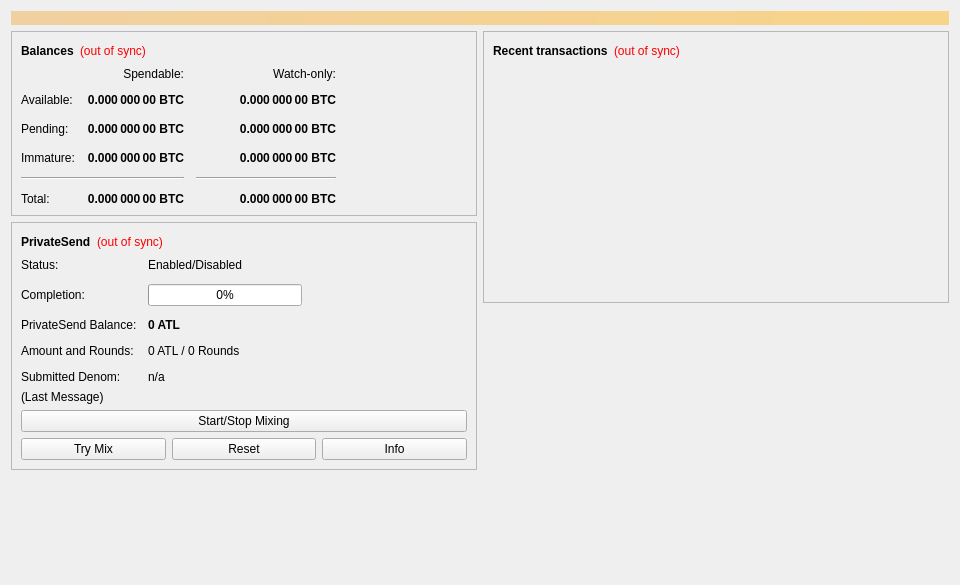
<?xml version="1.0" encoding="UTF-8"?>
<ui version="4.0">
 <class>OverviewPage</class>
 <widget class="QWidget" name="OverviewPage">
  <property name="geometry">
   <rect>
    <x>0</x>
    <y>0</y>
    <width>960</width>
    <height>585</height>
   </rect>
  </property>
  <property name="minimumSize">
   <size>
    <width>960</width>
    <height>0</height>
   </size>
  </property>
  <property name="windowTitle">
   <string>Form</string>
  </property>
  <layout class="QVBoxLayout" name="topLayout">
   <item>
    <widget class="QLabel" name="labelAlerts">
     <property name="visible">
      <bool>false</bool>
     </property>
     <property name="styleSheet">
      <string notr="true">background-color: qlineargradient(x1: 0, y1: 0, x2: 1, y2: 0, stop:0 #F0D0A0, stop:1 #F8D488); color:#000000;</string>
     </property>
     <property name="wordWrap">
      <bool>true</bool>
     </property>
     <property name="margin">
      <number>3</number>
     </property>
    </widget>
   </item>
   <item>
    <layout class="QHBoxLayout" name="horizontalLayout" stretch="1,1">
     <item>
      <layout class="QVBoxLayout" name="verticalLayout_2">
       <item>
        <widget class="QFrame" name="frame">
         <property name="frameShape">
          <enum>QFrame::StyledPanel</enum>
         </property>
         <property name="frameShadow">
          <enum>QFrame::Raised</enum>
         </property>
         <layout class="QVBoxLayout" name="verticalLayout_4">
          <item>
           <layout class="QHBoxLayout" name="horizontalLayout_4">
            <item>
             <widget class="QLabel" name="label_5">
              <property name="font">
               <font>
                <weight>75</weight>
                <bold>true</bold>
               </font>
              </property>
              <property name="text">
               <string>Balances</string>
              </property>
             </widget>
            </item>
            <item>
             <widget class="QLabel" name="labelWalletStatus">
              <property name="toolTip">
               <string>The displayed information may be out of date. Your wallet automatically synchronizes with the Atl network after a connection is established, but this process has not completed yet.</string>
              </property>
              <property name="styleSheet">
               <string notr="true">QLabel { color: red; }</string>
              </property>
              <property name="text">
               <string notr="true">(out of sync)</string>
              </property>
              <property name="alignment">
               <set>Qt::AlignLeading|Qt::AlignLeft|Qt::AlignVCenter</set>
              </property>
             </widget>
            </item>
            <item>
             <spacer name="horizontalSpacer_3">
              <property name="orientation">
               <enum>Qt::Horizontal</enum>
              </property>
              <property name="sizeHint" stdset="0">
               <size>
                <width>40</width>
                <height>20</height>
               </size>
              </property>
             </spacer>
            </item>
           </layout>
          </item>
          <item>
           <layout class="QGridLayout" name="gridLayout">
            <property name="spacing">
             <number>12</number>
            </property>
            <item row="2" column="2">
             <widget class="QLabel" name="labelWatchPending">
              <property name="font">
               <font>
                <weight>75</weight>
                <bold>true</bold>
               </font>
              </property>
              <property name="cursor">
               <cursorShape>IBeamCursor</cursorShape>
              </property>
              <property name="toolTip">
               <string>Unconfirmed transactions to watch-only addresses</string>
              </property>
              <property name="text">
               <string notr="true">0.000 000 00 BTC</string>
              </property>
              <property name="alignment">
               <set>Qt::AlignRight|Qt::AlignTrailing|Qt::AlignVCenter</set>
              </property>
              <property name="textInteractionFlags">
               <set>Qt::LinksAccessibleByMouse|Qt::TextSelectableByKeyboard|Qt::TextSelectableByMouse</set>
              </property>
             </widget>
            </item>
            <item row="2" column="1">
             <widget class="QLabel" name="labelUnconfirmed">
              <property name="font">
               <font>
                <weight>75</weight>
                <bold>true</bold>
               </font>
              </property>
              <property name="cursor">
               <cursorShape>IBeamCursor</cursorShape>
              </property>
              <property name="toolTip">
               <string>Total of transactions that have yet to be confirmed, and do not yet count toward the spendable balance</string>
              </property>
              <property name="text">
               <string notr="true">0.000 000 00 BTC</string>
              </property>
              <property name="alignment">
               <set>Qt::AlignRight|Qt::AlignTrailing|Qt::AlignVCenter</set>
              </property>
              <property name="textInteractionFlags">
               <set>Qt::LinksAccessibleByMouse|Qt::TextSelectableByKeyboard|Qt::TextSelectableByMouse</set>
              </property>
             </widget>
            </item>
            <item row="3" column="2">
             <widget class="QLabel" name="labelWatchImmature">
              <property name="font">
               <font>
                <weight>75</weight>
                <bold>true</bold>
               </font>
              </property>
              <property name="cursor">
               <cursorShape>IBeamCursor</cursorShape>
              </property>
              <property name="toolTip">
               <string>Mined balance in watch-only addresses that has not yet matured</string>
              </property>
              <property name="text">
               <string notr="true">0.000 000 00 BTC</string>
              </property>
              <property name="alignment">
               <set>Qt::AlignRight|Qt::AlignTrailing|Qt::AlignVCenter</set>
              </property>
              <property name="textInteractionFlags">
               <set>Qt::LinksAccessibleByMouse|Qt::TextSelectableByKeyboard|Qt::TextSelectableByMouse</set>
              </property>
             </widget>
            </item>
            <item row="4" column="0" colspan="2">
             <widget class="Line" name="lineSpendableBalance">
              <property name="orientation">
               <enum>Qt::Horizontal</enum>
              </property>
             </widget>
            </item>
            <item row="4" column="2">
             <widget class="Line" name="lineWatchBalance">
              <property name="sizePolicy">
               <sizepolicy hsizetype="Preferred" vsizetype="Fixed">
                <horstretch>0</horstretch>
                <verstretch>0</verstretch>
               </sizepolicy>
              </property>
              <property name="minimumSize">
               <size>
                <width>140</width>
                <height>0</height>
               </size>
              </property>
              <property name="orientation">
               <enum>Qt::Horizontal</enum>
              </property>
             </widget>
            </item>
            <item row="5" column="0">
             <widget class="QLabel" name="labelTotalText">
              <property name="text">
               <string>Total:</string>
              </property>
             </widget>
            </item>
            <item row="3" column="1">
             <widget class="QLabel" name="labelImmature">
              <property name="font">
               <font>
                <weight>75</weight>
                <bold>true</bold>
               </font>
              </property>
              <property name="cursor">
               <cursorShape>IBeamCursor</cursorShape>
              </property>
              <property name="toolTip">
               <string>Mined balance that has not yet matured</string>
              </property>
              <property name="text">
               <string notr="true">0.000 000 00 BTC</string>
              </property>
              <property name="alignment">
               <set>Qt::AlignRight|Qt::AlignTrailing|Qt::AlignVCenter</set>
              </property>
              <property name="textInteractionFlags">
               <set>Qt::LinksAccessibleByMouse|Qt::TextSelectableByKeyboard|Qt::TextSelectableByMouse</set>
              </property>
             </widget>
            </item>
            <item row="2" column="3">
             <spacer name="horizontalSpacer_2">
              <property name="orientation">
               <enum>Qt::Horizontal</enum>
              </property>
              <property name="sizeHint" stdset="0">
               <size>
                <width>40</width>
                <height>20</height>
               </size>
              </property>
             </spacer>
            </item>
            <item row="3" column="0">
             <widget class="QLabel" name="labelImmatureText">
              <property name="text">
               <string>Immature:</string>
              </property>
             </widget>
            </item>
            <item row="5" column="1">
             <widget class="QLabel" name="labelTotal">
              <property name="font">
               <font>
                <weight>75</weight>
                <bold>true</bold>
               </font>
              </property>
              <property name="cursor">
               <cursorShape>IBeamCursor</cursorShape>
              </property>
              <property name="toolTip">
               <string>Your current total balance</string>
              </property>
              <property name="text">
               <string notr="true">0.000 000 00 BTC</string>
              </property>
              <property name="alignment">
               <set>Qt::AlignRight|Qt::AlignTrailing|Qt::AlignVCenter</set>
              </property>
              <property name="textInteractionFlags">
               <set>Qt::LinksAccessibleByMouse|Qt::TextSelectableByKeyboard|Qt::TextSelectableByMouse</set>
              </property>
             </widget>
            </item>
            <item row="5" column="2">
             <widget class="QLabel" name="labelWatchTotal">
              <property name="font">
               <font>
                <weight>75</weight>
                <bold>true</bold>
               </font>
              </property>
              <property name="cursor">
               <cursorShape>IBeamCursor</cursorShape>
              </property>
              <property name="toolTip">
               <string>Current total balance in watch-only addresses</string>
              </property>
              <property name="text">
               <string notr="true">0.000 000 00 BTC</string>
              </property>
              <property name="alignment">
               <set>Qt::AlignRight|Qt::AlignTrailing|Qt::AlignVCenter</set>
              </property>
              <property name="textInteractionFlags">
               <set>Qt::LinksAccessibleByMouse|Qt::TextSelectableByKeyboard|Qt::TextSelectableByMouse</set>
              </property>
             </widget>
            </item>
            <item row="0" column="2">
             <widget class="QLabel" name="labelWatchonly">
              <property name="text">
               <string>Watch-only:</string>
              </property>
              <property name="alignment">
               <set>Qt::AlignRight|Qt::AlignTrailing|Qt::AlignVCenter</set>
              </property>
             </widget>
            </item>
            <item row="1" column="0">
             <widget class="QLabel" name="labelBalanceText">
              <property name="text">
               <string>Available:</string>
              </property>
             </widget>
            </item>
            <item row="1" column="1">
             <widget class="QLabel" name="labelBalance">
              <property name="font">
               <font>
                <weight>75</weight>
                <bold>true</bold>
               </font>
              </property>
              <property name="cursor">
               <cursorShape>IBeamCursor</cursorShape>
              </property>
              <property name="toolTip">
               <string>Your current spendable balance</string>
              </property>
              <property name="text">
               <string notr="true">0.000 000 00 BTC</string>
              </property>
              <property name="alignment">
               <set>Qt::AlignRight|Qt::AlignTrailing|Qt::AlignVCenter</set>
              </property>
              <property name="textInteractionFlags">
               <set>Qt::LinksAccessibleByMouse|Qt::TextSelectableByKeyboard|Qt::TextSelectableByMouse</set>
              </property>
             </widget>
            </item>
            <item row="1" column="2">
             <widget class="QLabel" name="labelWatchAvailable">
              <property name="font">
               <font>
                <weight>75</weight>
                <bold>true</bold>
               </font>
              </property>
              <property name="cursor">
               <cursorShape>IBeamCursor</cursorShape>
              </property>
              <property name="toolTip">
               <string>Your current balance in watch-only addresses</string>
              </property>
              <property name="text">
               <string notr="true">0.000 000 00 BTC</string>
              </property>
              <property name="alignment">
               <set>Qt::AlignRight|Qt::AlignTrailing|Qt::AlignVCenter</set>
              </property>
              <property name="textInteractionFlags">
               <set>Qt::LinksAccessibleByMouse|Qt::TextSelectableByKeyboard|Qt::TextSelectableByMouse</set>
              </property>
             </widget>
            </item>
            <item row="2" column="0">
             <widget class="QLabel" name="labelPendingText">
              <property name="text">
               <string>Pending:</string>
              </property>
             </widget>
            </item>
            <item row="0" column="1">
             <widget class="QLabel" name="labelSpendable">
              <property name="text">
               <string>Spendable:</string>
              </property>
              <property name="alignment">
               <set>Qt::AlignRight|Qt::AlignTrailing|Qt::AlignVCenter</set>
              </property>
             </widget>
            </item>
           </layout>
          </item>
         </layout>
        </widget>
       </item>
       <item>
        <widget class="QFrame" name="framePrivateSend">
         <property name="layoutDirection">
          <enum>Qt::LeftToRight</enum>
         </property>
         <property name="frameShape">
          <enum>QFrame::StyledPanel</enum>
         </property>
         <property name="frameShadow">
          <enum>QFrame::Raised</enum>
         </property>
         <layout class="QVBoxLayout" name="VerticalLayout_PS1">
          <item>
           <layout class="QHBoxLayout" name="horizontalLayout_5">
            <item>
             <widget class="QLabel" name="labelPrivateSendHeader">
              <property name="font">
               <font>
                <weight>75</weight>
                <bold>true</bold>
               </font>
              </property>
              <property name="text">
               <string>PrivateSend</string>
              </property>
             </widget>
            </item>
            <item>
             <widget class="QLabel" name="labelPrivateSendSyncStatus">
              <property name="toolTip">
               <string>The displayed information may be out of date. Your wallet automatically synchronizes with the Atl network after a connection is established, but this process has not completed yet.</string>
              </property>
              <property name="styleSheet">
               <string notr="true">QLabel { color: red; }</string>
              </property>
              <property name="text">
               <string notr="true">(out of sync)</string>
              </property>
              <property name="alignment">
               <set>Qt::AlignLeading|Qt::AlignLeft|Qt::AlignVCenter</set>
              </property>
             </widget>
            </item>
            <item>
             <spacer name="horizontalSpacer_4">
              <property name="orientation">
               <enum>Qt::Horizontal</enum>
              </property>
              <property name="sizeHint" stdset="0">
               <size>
                <width>40</width>
                <height>20</height>
               </size>
              </property>
             </spacer>
            </item>
           </layout>
          </item>
          <item>
           <layout class="QFormLayout" name="privateSendFormLayout">
            <property name="fieldGrowthPolicy">
             <enum>QFormLayout::AllNonFixedFieldsGrow</enum>
            </property>
            <property name="horizontalSpacing">
             <number>11</number>
            </property>
            <property name="verticalSpacing">
             <number>12</number>
            </property>
            <item row="0" column="0">
             <widget class="QLabel" name="labelPrivateSendEnabledText">
              <property name="text">
               <string>Status:</string>
              </property>
             </widget>
            </item>
            <item row="0" column="1">
             <widget class="QLabel" name="labelPrivateSendEnabled">
              <property name="text">
               <string>Enabled/Disabled</string>
              </property>
             </widget>
            </item>
            <item row="1" column="0">
             <widget class="QLabel" name="labelCompletitionText">
              <property name="text">
               <string>Completion:</string>
              </property>
             </widget>
            </item>
            <item row="1" column="1">
             <widget class="QProgressBar" name="privateSendProgress">
              <property name="maximumSize">
               <size>
                <width>154</width>
                <height>16777215</height>
               </size>
              </property>
              <property name="value">
               <number>0</number>
              </property>
             </widget>
            </item>
            <item row="2" column="0">
             <widget class="QLabel" name="labelAnonymizedText">
              <property name="text">
               <string>PrivateSend Balance:</string>
              </property>
             </widget>
            </item>
            <item row="2" column="1">
             <widget class="QLabel" name="labelAnonymized">
              <property name="font">
               <font>
                <weight>75</weight>
                <bold>true</bold>
               </font>
              </property>
              <property name="text">
               <string notr="true">0 ATL</string>
              </property>
             </widget>
            </item>
            <item row="3" column="0">
             <widget class="QLabel" name="labelAmountAndRoundsText">
              <property name="text">
               <string>Amount and Rounds:</string>
              </property>
             </widget>
            </item>
            <item row="3" column="1">
             <widget class="QLabel" name="labelAmountRounds">
              <property name="text">
               <string>0 ATL / 0 Rounds</string>
              </property>
             </widget>
            </item>
            <item row="4" column="0">
             <widget class="QLabel" name="labelSubmittedDenomText">
              <property name="text">
               <string>Submitted Denom:</string>
              </property>
             </widget>
            </item>
            <item row="4" column="1">
             <widget class="QLabel" name="labelSubmittedDenom">
              <property name="toolTip">
               <string>The denominations you submitted to the Masternode.&lt;br&gt;To mix, other users must submit the exact same denominations.</string>
              </property>
              <property name="text">
               <string>n/a</string>
              </property>
             </widget>
            </item>
           </layout>
          </item>
          <item>
           <layout class="QVBoxLayout" name="VerticalLayout_PS">
            <item>
             <widget class="QLabel" name="labelPrivateSendLastMessage">
              <property name="text">
               <string>(Last Message)</string>
              </property>
              <property name="alignment">
               <set>Qt::AlignLeading|Qt::AlignLeft|Qt::AlignTop</set>
              </property>
              <property name="wordWrap">
               <bool>true</bool>
              </property>
             </widget>
            </item>
            <item>
             <widget class="QPushButton" name="togglePrivateSend">
              <property name="sizePolicy">
               <sizepolicy hsizetype="MinimumExpanding" vsizetype="Fixed">
                <horstretch>0</horstretch>
                <verstretch>0</verstretch>
               </sizepolicy>
              </property>
              <property name="text">
               <string>Start/Stop Mixing</string>
              </property>
             </widget>
            </item>
            <item>
             <layout class="QHBoxLayout" name="horizontalLayout_debugbuttons">
              <item>
               <widget class="QPushButton" name="privateSendAuto">
                <property name="sizePolicy">
                 <sizepolicy hsizetype="MinimumExpanding" vsizetype="Fixed">
                  <horstretch>0</horstretch>
                  <verstretch>0</verstretch>
                 </sizepolicy>
                </property>
                <property name="toolTip">
                 <string>Try to manually submit a PrivateSend request.</string>
                </property>
                <property name="text">
                 <string>Try Mix</string>
                </property>
               </widget>
              </item>
              <item>
               <widget class="QPushButton" name="privateSendReset">
                <property name="sizePolicy">
                 <sizepolicy hsizetype="MinimumExpanding" vsizetype="Fixed">
                  <horstretch>0</horstretch>
                  <verstretch>0</verstretch>
                 </sizepolicy>
                </property>
                <property name="toolTip">
                 <string>Reset the current status of PrivateSend (can interrupt PrivateSend if it's in the process of Mixing, which can cost you money!)</string>
                </property>
                <property name="autoFillBackground">
                 <bool>false</bool>
                </property>
                <property name="text">
                 <string>Reset</string>
                </property>
               </widget>
              </item>
              <item>
               <widget class="QPushButton" name="privateSendInfo">
                <property name="sizePolicy">
                 <sizepolicy hsizetype="MinimumExpanding" vsizetype="Fixed">
                  <horstretch>0</horstretch>
                  <verstretch>0</verstretch>
                 </sizepolicy>
                </property>
                <property name="toolTip">
                 <string>Information about PrivateSend and Mixing</string>
                </property>
                <property name="text">
                 <string>Info</string>
                </property>
               </widget>
              </item>
             </layout>
            </item>
           </layout>
          </item>
         </layout>
        </widget>
       </item>
       <item>
        <spacer name="verticalSpacer">
         <property name="orientation">
          <enum>Qt::Vertical</enum>
         </property>
         <property name="sizeHint" stdset="0">
          <size>
           <width>20</width>
           <height>40</height>
          </size>
         </property>
        </spacer>
       </item>
      </layout>
     </item>
     <item>
      <layout class="QVBoxLayout" name="verticalLayout_3">
       <item>
        <widget class="QFrame" name="frame_2">
         <property name="frameShape">
          <enum>QFrame::StyledPanel</enum>
         </property>
         <property name="frameShadow">
          <enum>QFrame::Raised</enum>
         </property>
         <layout class="QVBoxLayout" name="verticalLayout">
          <item>
           <layout class="QHBoxLayout" name="horizontalLayout_2">
            <item>
             <widget class="QLabel" name="label_4">
              <property name="font">
               <font>
                <weight>75</weight>
                <bold>true</bold>
               </font>
              </property>
              <property name="text">
               <string>Recent transactions</string>
              </property>
             </widget>
            </item>
            <item>
             <widget class="QLabel" name="labelTransactionsStatus">
              <property name="toolTip">
               <string>The displayed information may be out of date. Your wallet automatically synchronizes with the Atl network after a connection is established, but this process has not completed yet.</string>
              </property>
              <property name="styleSheet">
               <string notr="true">QLabel { color: red; }</string>
              </property>
              <property name="text">
               <string notr="true">(out of sync)</string>
              </property>
              <property name="alignment">
               <set>Qt::AlignLeading|Qt::AlignLeft|Qt::AlignVCenter</set>
              </property>
             </widget>
            </item>
            <item>
             <spacer name="horizontalSpacer">
              <property name="orientation">
               <enum>Qt::Horizontal</enum>
              </property>
              <property name="sizeHint" stdset="0">
               <size>
                <width>40</width>
                <height>20</height>
               </size>
              </property>
             </spacer>
            </item>
           </layout>
          </item>
          <item>
           <widget class="QListView" name="listTransactions">
            <property name="styleSheet">
             <string notr="true">QListView { background: transparent; }</string>
            </property>
            <property name="frameShape">
             <enum>QFrame::NoFrame</enum>
            </property>
            <property name="verticalScrollBarPolicy">
             <enum>Qt::ScrollBarAlwaysOff</enum>
            </property>
            <property name="horizontalScrollBarPolicy">
             <enum>Qt::ScrollBarAlwaysOff</enum>
            </property>
            <property name="selectionMode">
             <enum>QAbstractItemView::NoSelection</enum>
            </property>
           </widget>
          </item>
         </layout>
        </widget>
       </item>
       <item>
        <spacer name="verticalSpacer_2">
         <property name="orientation">
          <enum>Qt::Vertical</enum>
         </property>
         <property name="sizeHint" stdset="0">
          <size>
           <width>20</width>
           <height>40</height>
          </size>
         </property>
        </spacer>
       </item>
      </layout>
     </item>
    </layout>
   </item>
  </layout>
 </widget>
 <resources/>
 <connections/>
</ui>
